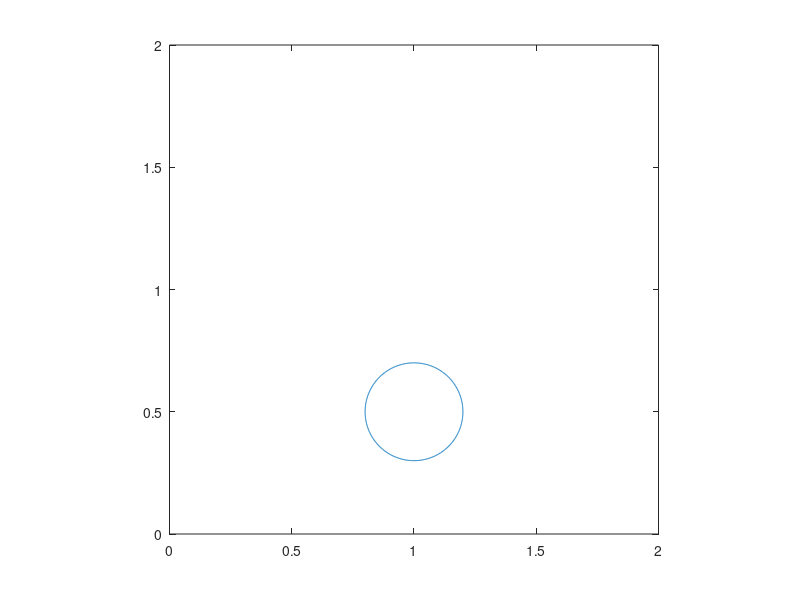

MATLAB code for this plot:
coord = [1 0.5];
r = 0.2;
t=0:0.01:2*pi;
xr = coord(1)+r*sin(t);
yr = coord(2)+r*cos(t);
figure(1)
plot(xr,yr);
axis image
axis([0 2 0 2]);
